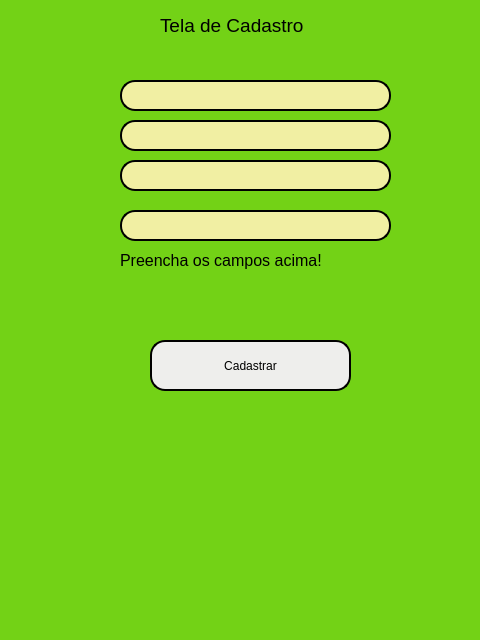
<?xml version="1.0" encoding="UTF-8"?>
<ui version="4.0">
 <class>MainWindow</class>
 <widget class="QMainWindow" name="MainWindow">
  <property name="geometry">
   <rect>
    <x>0</x>
    <y>0</y>
    <width>480</width>
    <height>640</height>
   </rect>
  </property>
  <property name="windowTitle">
   <string>MainWindow</string>
  </property>
  <property name="styleSheet">
   <string notr="true">background-color: rgb(115, 210, 22);</string>
  </property>
  <widget class="QWidget" name="centralwidget">
   <widget class="QLabel" name="label">
    <property name="geometry">
     <rect>
      <x>160</x>
      <y>10</y>
      <width>151</width>
      <height>31</height>
     </rect>
    </property>
    <property name="font">
     <font>
      <pointsize>14</pointsize>
     </font>
    </property>
    <property name="text">
     <string>Tela de Cadastro</string>
    </property>
   </widget>
   <widget class="QLabel" name="label_2">
    <property name="geometry">
     <rect>
      <x>80</x>
      <y>80</y>
      <width>31</width>
      <height>31</height>
     </rect>
    </property>
    <property name="text">
     <string/>
    </property>
    <property name="pixmap">
     <pixmap>homem-usuario.png</pixmap>
    </property>
   </widget>
   <widget class="QLineEdit" name="lineEdit">
    <property name="geometry">
     <rect>
      <x>120</x>
      <y>80</y>
      <width>271</width>
      <height>31</height>
     </rect>
    </property>
    <property name="styleSheet">
     <string notr="true">background-color: rgb(241, 239, 163);
border-radius: 15px;
border-style: outset;
border-width: 1.5px;
</string>
    </property>
   </widget>
   <widget class="QLabel" name="label_3">
    <property name="geometry">
     <rect>
      <x>80</x>
      <y>160</y>
      <width>31</width>
      <height>31</height>
     </rect>
    </property>
    <property name="text">
     <string/>
    </property>
    <property name="pixmap">
     <pixmap>simbolo-de-cadeado-para-interface-de-cadeado.png</pixmap>
    </property>
   </widget>
   <widget class="QLineEdit" name="lineEdit_2">
    <property name="geometry">
     <rect>
      <x>120</x>
      <y>160</y>
      <width>271</width>
      <height>31</height>
     </rect>
    </property>
    <property name="styleSheet">
     <string notr="true">background-color: rgb(241, 239, 163);
border-radius: 15px;
border-style: outset;
border-width: 1.5px;
</string>
    </property>
   </widget>
   <widget class="QLabel" name="label_4">
    <property name="geometry">
     <rect>
      <x>80</x>
      <y>210</y>
      <width>31</width>
      <height>31</height>
     </rect>
    </property>
    <property name="text">
     <string/>
    </property>
    <property name="pixmap">
     <pixmap>simbolo-de-cadeado-para-interface-de-cadeado.png</pixmap>
    </property>
   </widget>
   <widget class="QLineEdit" name="lineEdit_3">
    <property name="geometry">
     <rect>
      <x>120</x>
      <y>210</y>
      <width>271</width>
      <height>31</height>
     </rect>
    </property>
    <property name="styleSheet">
     <string notr="true">background-color: rgb(241, 239, 163);
border-radius: 15px;
border-style: outset;
border-width: 1.5px;
</string>
    </property>
   </widget>
   <widget class="QLabel" name="label_5">
    <property name="geometry">
     <rect>
      <x>120</x>
      <y>250</y>
      <width>251</width>
      <height>20</height>
     </rect>
    </property>
    <property name="font">
     <font>
      <pointsize>12</pointsize>
     </font>
    </property>
    <property name="text">
     <string>Preencha os campos acima!</string>
    </property>
   </widget>
   <widget class="QPushButton" name="pushButton">
    <property name="geometry">
     <rect>
      <x>150</x>
      <y>340</y>
      <width>201</width>
      <height>51</height>
     </rect>
    </property>
    <property name="styleSheet">
     <string notr="true">background-color: rgb(238, 238, 236);
border-radius: 15px;
border-style: outset;
border-width: 2px;
border-color: black;</string>
    </property>
    <property name="text">
     <string>Cadastrar</string>
    </property>
   </widget>
   <widget class="QLineEdit" name="lineEdit_4">
    <property name="geometry">
     <rect>
      <x>120</x>
      <y>120</y>
      <width>271</width>
      <height>31</height>
     </rect>
    </property>
    <property name="styleSheet">
     <string notr="true">background-color: rgb(241, 239, 163);
border-radius: 15px;
border-style: outset;
border-width: 1.5px;
</string>
    </property>
   </widget>
   <widget class="QLabel" name="label_6">
    <property name="geometry">
     <rect>
      <x>80</x>
      <y>120</y>
      <width>31</width>
      <height>31</height>
     </rect>
    </property>
    <property name="text">
     <string/>
    </property>
    <property name="pixmap">
     <pixmap>homem-usuario.png</pixmap>
    </property>
   </widget>
  </widget>
  <widget class="QStatusBar" name="statusbar"/>
 </widget>
 <resources/>
 <connections/>
</ui>
